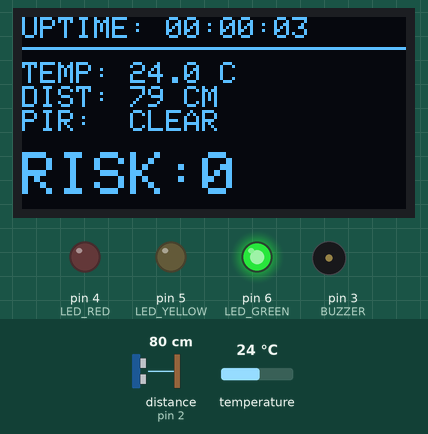
Simulated run of this sketch. Board: Arduino Uno, built for the host (arithmetic inside an expression is 32-bit, double 64-bit). Shown: 128×64 one-colour display, output pins drawn as LEDs (lit = HIGH), buzzer (waves = sounding, pin HIGH). Wiring (inferred from the names in the program): ultrasonic range finder: trigger pin 1; echo pin 2. The test bench sets the inputs (shaded band); at power-on: distance to the obstacle (sensor on pin 2) 80 cm, temperature 24 °C. The echo pulse lasts 58.3 µs per cm; pins used as bus, display or sensor lines are not drawn; what the sketch prints to the serial monitor is not drawn.

Above: at 4.3 s.
4.4 s: distance to the obstacle (sensor on pin 2) set to 17 cm
At 6.1 s:
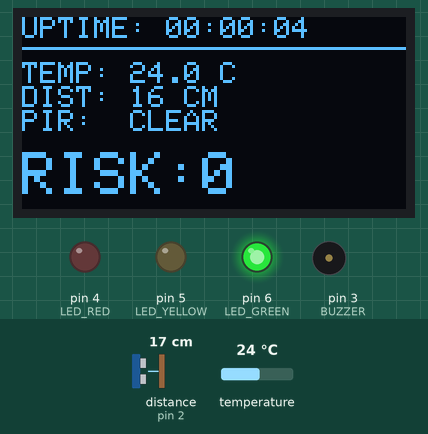
6.8 s: distance to the obstacle (sensor on pin 2) set to 14 cm
At 7.9 s:
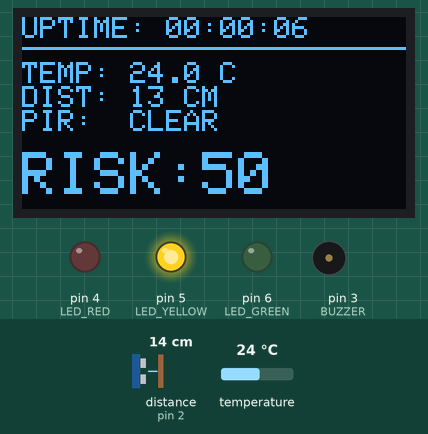
9.8 s: temperature set to 37.2 °C
At 11.7 s:
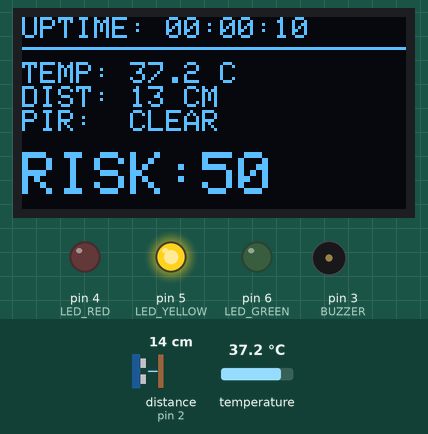
12.1 s: temperature set to 38.4 °C
At 13.12 s:
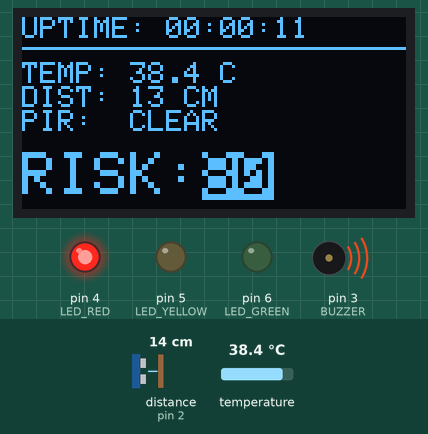
13.9 s: distance to the obstacle (sensor on pin 2) set to 4 cm
At 15.73 s:
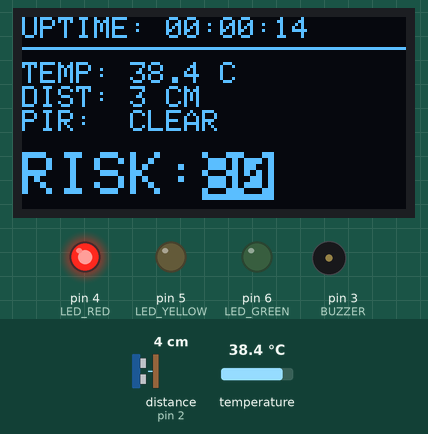
15.9 s: distance to the obstacle (sensor on pin 2) set to 2 cm
At 17.4 s:
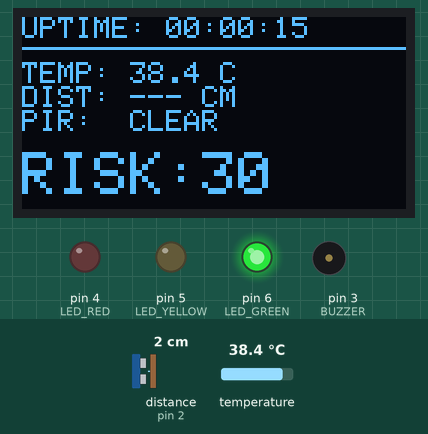
Timing chart, 0 to 18.9 s (numbered marks = the images above; inputs shaded):
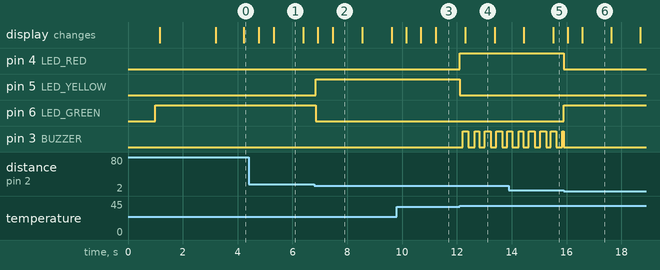

The sketch:

test.ino
```cpp
#include <Wire.h>
#include <Adafruit_GFX.h>
#include <Adafruit_SH1106.h>
#include <Adafruit_BMP085.h>

// Pin Definitions
#define PIR_PIN 0      // IR Sensor (HW201)
#define TRIG_PIN 1     // Ultrasonic TRIG
#define ECHO_PIN 2     // Ultrasonic ECHO
#define BUZZER 3       // Piezo Buzzer
#define LED_RED 4      // Red LED
#define LED_YELLOW 5   // Yellow LED
#define LED_GREEN 6    // Green LED
TwoWire Wire(1);
SPIClass SPI(0);
// OLED Setup (SH1106 - 128x64)
#define OLED_RESET -1
Adafruit_SH1106 display(OLED_RESET);

// Sensor Objects
Adafruit_BMP085 bmp;

// Timing Variables
unsigned long lastDisplayUpdate = 0;
unsigned long lastWebOutput = 0;
unsigned long systemStartTime = 0;
const unsigned long displayInterval = 500;    // 0.5 seconds
const unsigned long webInterval = 1000;       // 1 second (for web dashboard)

// Configuration Thresholds
struct Config {
  float tempDanger = 38.0;
  int distCritical = 15;
  int riskAlarmLevel = 70;
  unsigned long distanceTimeout = 30000; // 30ms timeout
} config;

// System Status Flags
struct SystemStatus {
  bool oledOK = false;
  bool bmpOK = false;
} sysStatus;

void setup() {
  Serial.begin(115200);

  delay(1000);
  Serial.println("\n\n=== SENTINEL SECURITY SYSTEM ===");
  Serial.println("Initializing...");

  // Configure Pins
  pinMode(PIR_PIN, INPUT);
  pinMode(TRIG_PIN, OUTPUT);
  pinMode(ECHO_PIN, INPUT);
  pinMode(BUZZER, OUTPUT);
  pinMode(LED_RED, OUTPUT);
  pinMode(LED_YELLOW, OUTPUT);
  pinMode(LED_GREEN, OUTPUT);

  // Initial safe state
  digitalWrite(BUZZER, LOW);
  digitalWrite(LED_RED, LOW);
  digitalWrite(LED_YELLOW, LOW);
  digitalWrite(LED_GREEN, HIGH); // Green on by default

  // Initialize I2C
  Wire.begin();
  delay(100);

  // Initialize OLED Display (SH1106)
  Serial.print("SH1106 Display... ");
  if(display.begin(SH1106_SWITCHCAPVCC, 0x3C)) {
    Serial.println("OK");
    sysStatus.oledOK = true;

    // Splash Screen
    display.clearDisplay();
    display.setTextSize(1);
    display.setTextColor(WHITE);
    display.setCursor(20, 25);
    display.println("SENTINEL ACTIVE");
    display.display();
  } else {
    Serial.println("FAILED!");
  }

  // Initialize BMP085 Temperature/Pressure Sensor
  Serial.print("BMP085 Sensor... ");
  if(bmp.begin()) {
    Serial.println("OK");
    sysStatus.bmpOK = true;
  } else {
    Serial.println("FAILED!");
  }

  // Print System Status
  Serial.println("\n--- System Status ---");
  Serial.print("OLED: "); Serial.println(sysStatus.oledOK ? "OK" : "FAIL");
  Serial.print("BMP085: "); Serial.println(sysStatus.bmpOK ? "OK" : "FAIL");
  Serial.println("---------------------\n");
  Serial.println("WEB_READY");

  systemStartTime = millis();
  delay(2000);
}

long getDistance() {
  // Send ultrasonic pulse
  digitalWrite(TRIG_PIN, LOW);
  delayMicroseconds(2);
  digitalWrite(TRIG_PIN, HIGH);
  delayMicroseconds(10);
  digitalWrite(TRIG_PIN, LOW);

  // Measure echo with timeout
  long duration = pulseIn(ECHO_PIN, HIGH, config.distanceTimeout);

  if (duration == 0) {
    return 999; // Out of range
  }

  // Calculate distance in cm
  long distance = duration * 0.034 / 2;

  // Sanity check (2-400cm range)
  if (distance < 2 || distance > 400) {
    return 999;
  }

  return distance;
}

// Get uptime as timestamp
String getUptime() {
  unsigned long uptimeSeconds = (millis() - systemStartTime) / 1000;
  unsigned long hours = uptimeSeconds / 3600;
  unsigned long minutes = (uptimeSeconds % 3600) / 60;
  unsigned long seconds = uptimeSeconds % 60;

  char timeStr[9];
  sprintf(timeStr, "%02lu:%02lu:%02lu", hours, minutes, seconds);
  return String(timeStr);
}

void updateDisplay(String uptime, float temp, int motion, long dist, int risk_score) {
  if (!sysStatus.oledOK) return;

  display.clearDisplay();
  display.setTextSize(1);
  display.setTextColor(WHITE);

  // Uptime Display
  display.setCursor(0, 0);
  display.print("UPTIME: ");
  display.print(uptime);

  // Separator line
  display.drawLine(0, 10, 128, 10, WHITE);

  // Sensor Readings
  display.setCursor(0, 15);
  display.print("TEMP: ");
  if (sysStatus.bmpOK) {
    display.print(temp, 1);
    display.println(" C");
  } else {
    display.println("-- C");
  }

  display.print("DIST: ");
  if (dist == 999) {
    display.println("--- CM");
  } else {
    display.print(dist);
    display.println(" CM");
  }

  display.print("PIR:  ");
  display.println(motion ? "DETECTED" : "CLEAR");

  // Risk Score (Large)
  display.setTextSize(2);
  display.setCursor(0, 45);
  display.print("RISK:");
  if (risk_score >= config.riskAlarmLevel) {
    display.setTextColor(BLACK, WHITE); // Inverted
  }
  display.print(risk_score);
  display.setTextColor(WHITE);
  display.setTextSize(1);

  display.display();
}

// Send JSON data to web interface
void sendWebData(String uptime, float temp, int motion, long dist, int risk_score, bool alarm) {
  Serial.print("{");

  // Uptime
  Serial.print("\"timestamp\":\"");
  Serial.print(uptime);
  Serial.print("\",");

  // Temperature
  Serial.print("\"temperature\":");
  Serial.print(temp, 1);
  Serial.print(",");

  // Distance
  Serial.print("\"distance\":");
  if (dist == 999) {
    Serial.print("null");
  } else {
    Serial.print(dist);
  }
  Serial.print(",");

  // Motion
  Serial.print("\"motion\":");
  Serial.print(motion ? "true" : "false");
  Serial.print(",");

  // Risk Score
  Serial.print("\"riskScore\":");
  Serial.print(risk_score);
  Serial.print(",");

  // Alarm Status
  Serial.print("\"alarm\":");
  Serial.print(alarm ? "true" : "false");
  Serial.print(",");

  // System Status
  Serial.print("\"system\":{");
  Serial.print("\"oled\":");
  Serial.print(sysStatus.oledOK ? "true" : "false");
  Serial.print(",\"bmp085\":");
  Serial.print(sysStatus.bmpOK ? "true" : "false");
  Serial.print("}");

  Serial.println("}");
}

void setLEDs(int risk_score) {
  // Three-tier LED system
  if (risk_score >= config.riskAlarmLevel) {
    // HIGH RISK - Red only
    digitalWrite(LED_RED, HIGH);
    digitalWrite(LED_YELLOW, LOW);
    digitalWrite(LED_GREEN, LOW);
  } else if (risk_score >= 40) {
    // MEDIUM RISK - Yellow only
    digitalWrite(LED_RED, LOW);
    digitalWrite(LED_YELLOW, HIGH);
    digitalWrite(LED_GREEN, LOW);
  } else {
    // LOW RISK - Green only
    digitalWrite(LED_RED, LOW);
    digitalWrite(LED_YELLOW, LOW);
    digitalWrite(LED_GREEN, HIGH);
  }
}

void loop() {
  unsigned long currentMillis = millis();

  // Get uptime
  String uptime = getUptime();

  // Read Temperature
  float temp = 0.0;
  if (sysStatus.bmpOK) {
    temp = bmp.readTemperature();
    // Sanity check
    if (temp < -40 || temp > 85) {
      temp = 0.0;
    }
  }

  // Read IR Motion Sensor
  int motion = digitalRead(PIR_PIN);

  // Read Ultrasonic Distance
  long dist = getDistance();

  // Calculate Risk Score
  int risk_score = 0;

  if (sysStatus.bmpOK && temp > config.tempDanger) {
    risk_score += 30;    // High temperature
  }

  if (motion == HIGH) {
    risk_score += 40;    // Motion detected
  }

  if (dist != 999 && dist < config.distCritical) {
    risk_score += 50;    // Object too close
  }

  // Determine Alarm State
  bool alarm = (risk_score >= config.riskAlarmLevel);

  // Control Outputs
  setLEDs(risk_score);

  // Buzzer - pulse when alarm
  if (alarm) {
    digitalWrite(BUZZER, (currentMillis / 200) % 2);
  } else {
    digitalWrite(BUZZER, LOW);
  }

  // Update OLED Display
  if (currentMillis - lastDisplayUpdate >= displayInterval) {
    updateDisplay(uptime, temp, motion, dist, risk_score);
    lastDisplayUpdate = currentMillis;
  }

  // Send JSON data for web interface
  if (currentMillis - lastWebOutput >= webInterval) {
    sendWebData(uptime, temp, motion, dist, risk_score, alarm);
    lastWebOutput = currentMillis;
  }

  delay(50);
}
```

Measured:
- the behaviour switches between 16 and 15 cm on distance to the obstacle (sensor on pin 2) (found by bisection; images 1 and 2)
- the behaviour switches between 38 and 38.1 °C on temperature (found by bisection; images 3 and 4)
- the behaviour switches between 3 and 2 cm on distance to the obstacle (sensor on pin 2) (found by bisection; images 5 and 6)
- after the input at 6.8 s, pin 5 (LED_YELLOW): LOW → HIGH at once; pin 6 (LED_GREEN): HIGH → LOW at once
- after the input at 12.1 s, pin 4 (LED_RED): LOW → HIGH at once; pin 5 (LED_YELLOW): HIGH → LOW at once; pin 3 (BUZZER): alternates HIGH for 0.21 s and LOW for 0.20 s, starting after 0.12 s
- after the input at 15.9 s, pin 4 (LED_RED): HIGH → LOW at once; pin 6 (LED_GREEN): LOW → HIGH at once
- what the display in image 1 shows lasts 1.1 s, from 5.3 s to 6.4 s
